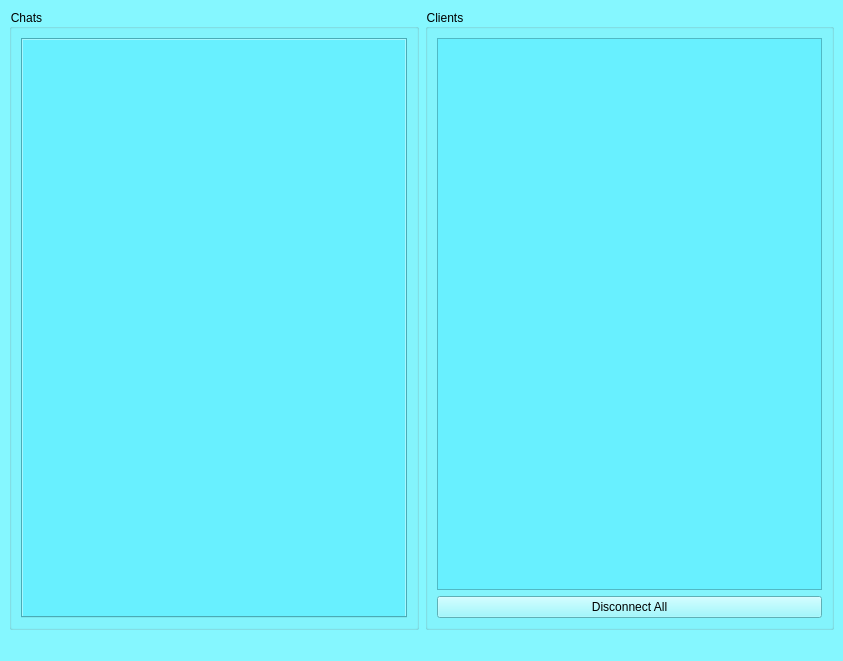
<?xml version="1.0" encoding="UTF-8"?>
<ui version="4.0">
 <class>MainWindow</class>
 <widget class="QMainWindow" name="MainWindow">
  <property name="geometry">
   <rect>
    <x>0</x>
    <y>0</y>
    <width>843</width>
    <height>661</height>
   </rect>
  </property>
  <property name="windowTitle">
   <string>Server</string>
  </property>
  <property name="styleSheet">
   <string notr="true">background-color: rgb(133, 247, 255);
color: rgb(0, 0, 0);</string>
  </property>
  <widget class="QWidget" name="centralwidget">
   <layout class="QHBoxLayout" name="horizontalLayout" stretch="0,0">
    <item>
     <widget class="QGroupBox" name="grpChats">
      <property name="title">
       <string>Chats</string>
      </property>
      <layout class="QVBoxLayout" name="verticalLayout_2">
       <item>
        <widget class="QTabWidget" name="tbClientsChat">
         <property name="styleSheet">
          <string notr="true">background-color: rgb(104, 240, 255);
color: rgb(0, 0, 0);</string>
         </property>
         <property name="tabsClosable">
          <bool>true</bool>
         </property>
        </widget>
       </item>
      </layout>
     </widget>
    </item>
    <item>
     <widget class="QGroupBox" name="grpClients">
      <property name="title">
       <string>Clients</string>
      </property>
      <layout class="QVBoxLayout" name="verticalLayout">
       <item>
        <widget class="QListWidget" name="lstClients">
         <property name="styleSheet">
          <string notr="true">background-color: rgb(104, 240, 255);
color: rgb(0, 0, 0);</string>
         </property>
        </widget>
       </item>
       <item>
        <widget class="QPushButton" name="pushButton">
         <property name="text">
          <string>Disconnect All</string>
         </property>
        </widget>
       </item>
      </layout>
     </widget>
    </item>
   </layout>
  </widget>
  <widget class="QMenuBar" name="menubar">
   <property name="geometry">
    <rect>
     <x>0</x>
     <y>0</y>
     <width>843</width>
     <height>22</height>
    </rect>
   </property>
  </widget>
  <widget class="QStatusBar" name="statusbar"/>
 </widget>
 <resources/>
 <connections/>
</ui>
